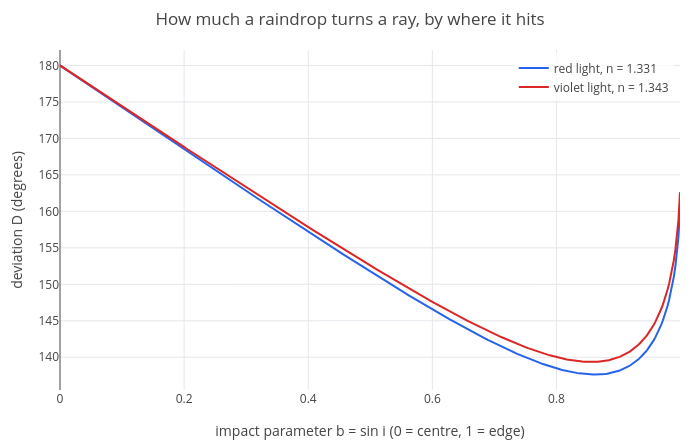

The cell this chart's notebook holds for it:
### Markdown cell above
## 4. The rainbow

Follow a ray that hits a spherical raindrop at angle of incidence $i$. It refracts in at angle $r$ with
$\sin i = n\sin r$, reflects once off the back of the drop, and refracts out. Adding the turns, it is deviated from its
original direction by $D = 180° + 2i - 4r$. For red light, $n = 1.331$:

### Code cell
D(i, n) := 180 + 2*i*180/pi - 4*asin(sin(i)/n)*180/pi;
p = plot(D(asin(b), 1.331), b, 0, 0.999);
p = show(p, plot(D(asin(b), 1.343), b, 0, 0.999));
p = legend(p, "red light, n = 1.331", "violet light, n = 1.343");
labels(title(p, "How much a raindrop turns a ray, by where it hits"), "impact parameter b = sin i (0 = centre, 1 = edge)", "deviation D (degrees)")

### Figure 1 — Plotly figure (JSON) as saved in the notebook; plotly's stock layout.template omitted (floating-point values rounded to 4 significant figures; data arrays with more than 128 entries replaced by an {"elided": "..."} marker saying what was removed)
{"data": [{"line": {"color": "#2563eb", "width": 2}, "mode": "lines", "name": "red light, n = 1.331", "type": "scatter", "x": {"elided": "402 float values"}, "y": {"elided": "402 float values"}}, {"line": {"color": "#dc2626", "width": 2}, "mode": "lines", "name": "violet light, n = 1.343", "type": "scatter", "x": {"elided": "402 float values"}, "y": {"elided": "402 float values"}}], "layout": {"height": 440, "legend": {"bgcolor": "rgba(255,255,255,0.8)", "x": 0.99, "xanchor": "right", "y": 0.99, "yanchor": "top"}, "margin": {"b": 50, "l": 60, "r": 20, "t": 50}, "showlegend": true, "title": {"text": "How much a raindrop turns a ray, by where it hits"}, "width": 700, "xaxis": {"range": [0, 0.999], "title": {"text": "impact parameter b = sin i (0 = centre, 1 = edge)"}, "zeroline": true}, "yaxis": {"range": [135.5, 182.1], "title": {"text": "deviation D (degrees)"}, "zeroline": true}}}
